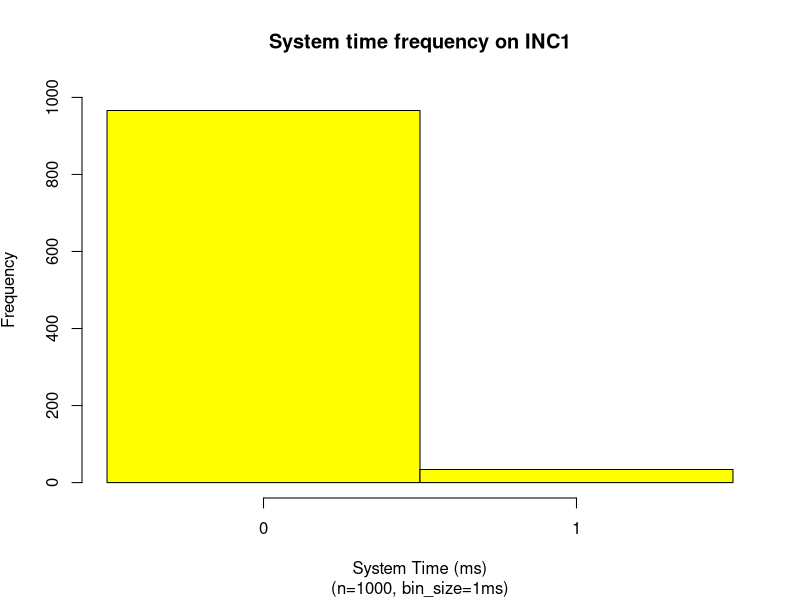
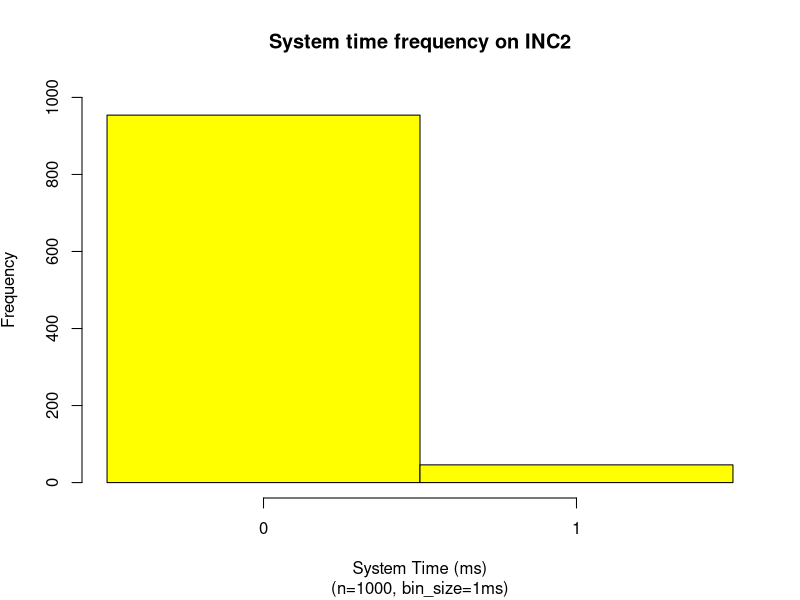
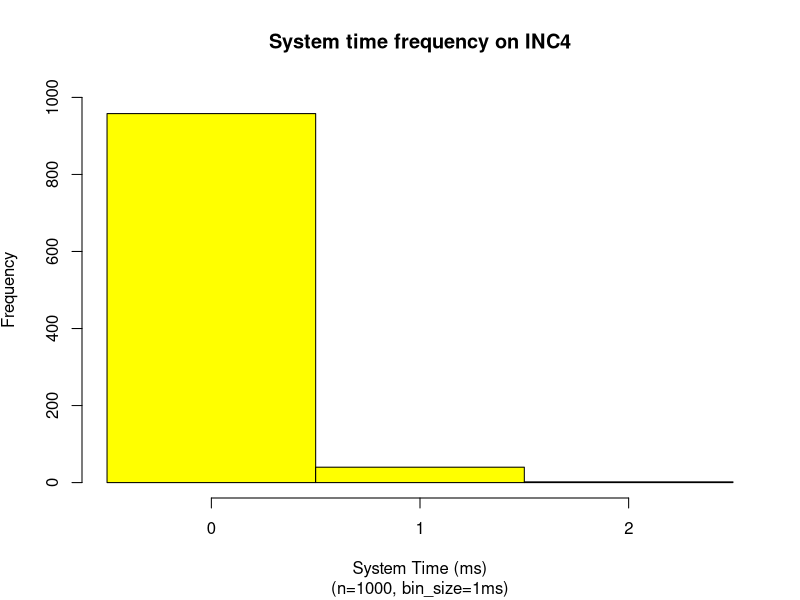
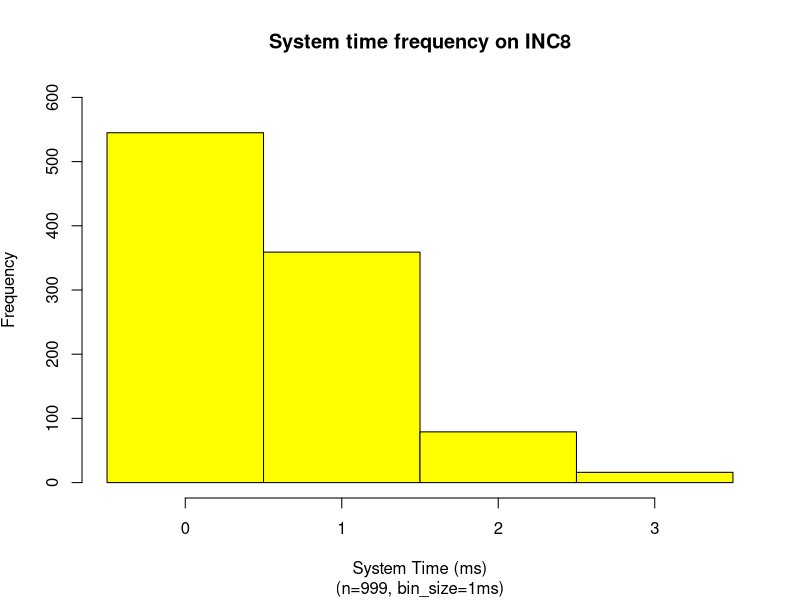
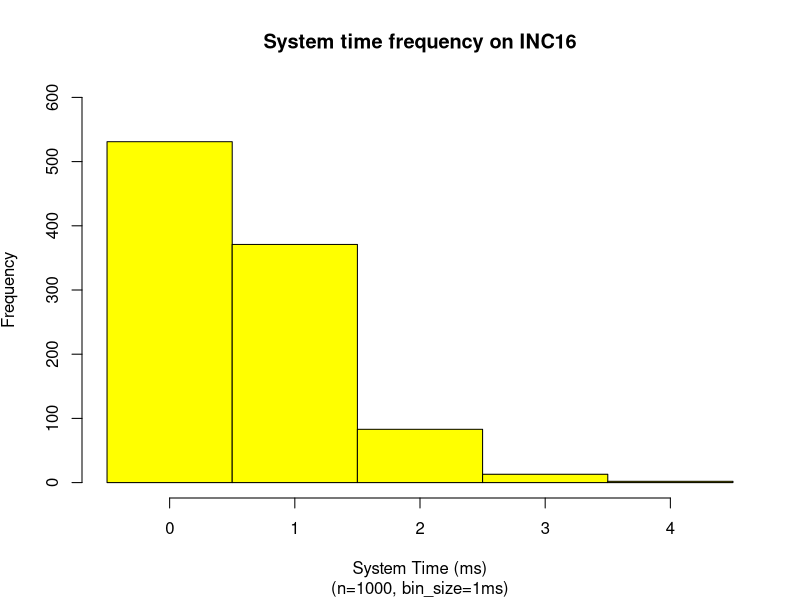
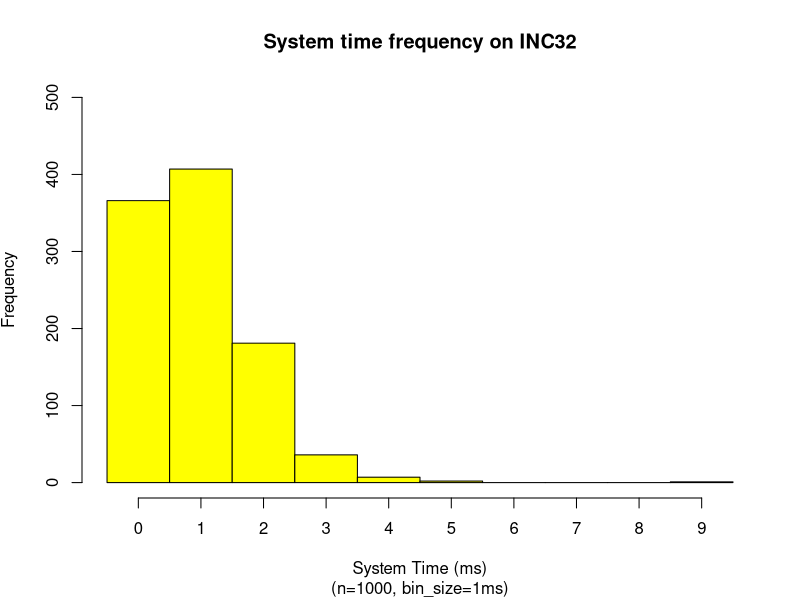
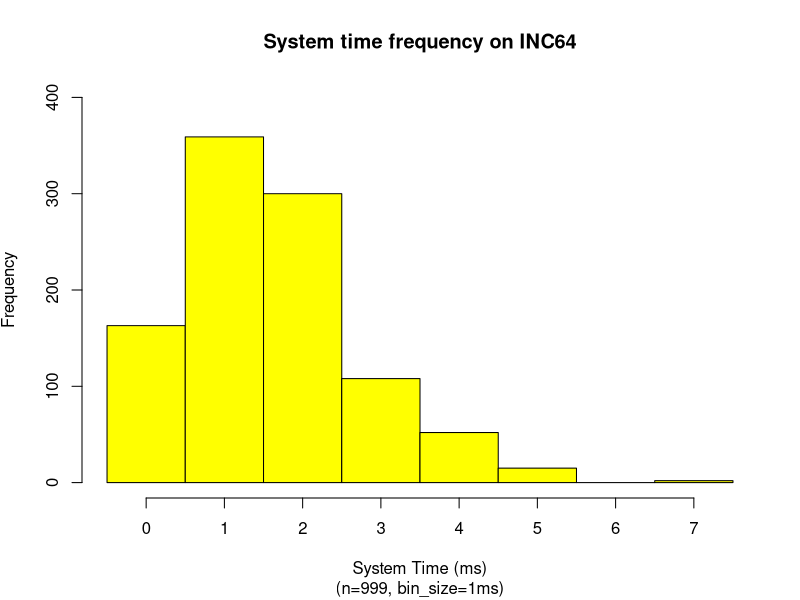
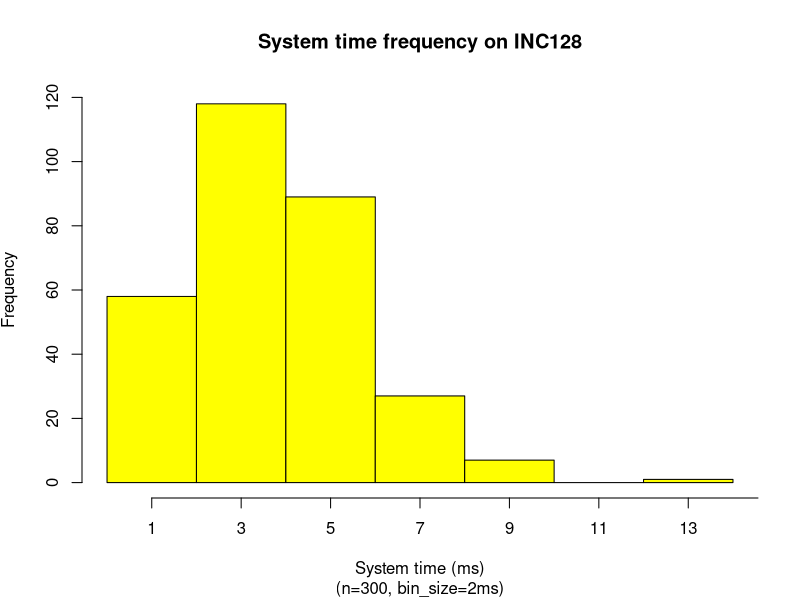

The R source for these figures, in order:
### sodb9
numSamples <- 1000
x = read.csv(file="1_sec.dat",head=TRUE,sep="\t")
x <- subset(x, x$ITERNUM <= numSamples)
setEPS()
postscript("1_sec_st_hist.eps")
binsize=1
xmin <-min(x$S_TIME)
xmax <-max(x$S_TIME)
#x = subset(x, x$S_TIME >= x_dn & x$S_TIME <= x_up)
nbins <- ceiling((max(x$S_TIME)-min(x$S_TIME)) / binsize)
h = hist(x$S_TIME, right=F, breaks=seq(xmin,xmax+1,1),plot=F)
ymax <- max(h$counts)
ymax <- ceiling(ymax/100)*100
xmin <-min(x$S_TIME)
xmax <-max(x$S_TIME)
plot(h, xaxt='n', axes = TRUE,freq=TRUE,ylim=c(0,ymax), col="yellow",  main='System time frequency on INC1', 
sub=paste("(n=",nrow(x),", bin_size=",binsize,"ms)",sep=""), 
xlab='System Time (ms)', ylab=expression('Frequency'))
axis(side=1,at=h$mids,labels=seq(xmin,xmax,1))
dev.off()

x = read.csv(file="2_sec.dat",head=TRUE,sep="\t")
x <- subset(x, x$ITERNUM <= numSamples)
setEPS()
postscript("2_sec_st_hist.eps")
binsize=1
xmin <-min(x$S_TIME)
xmax <-max(x$S_TIME)
#x = subset(x, x$S_TIME >= x_dn & x$S_TIME <= x_up)
nbins <- ceiling((max(x$S_TIME)-min(x$S_TIME)) / binsize)
h = hist(x$S_TIME, right=F, breaks=seq(xmin,xmax+1,1),plot=F)
ymax <- max(h$counts)
ymax <- ceiling(ymax/100)*100
xmin <-min(x$S_TIME)
xmax <-max(x$S_TIME)
plot(h, xaxt='n', axes = TRUE,freq=TRUE,ylim=c(0,ymax), col="yellow",  main='System time frequency on INC2', 
sub=paste("(n=",nrow(x),", bin_size=",binsize,"ms)",sep=""), 
xlab='System Time (ms)', ylab=expression('Frequency'))
axis(side=1,at=h$mids,labels=seq(xmin,xmax,1))
dev.off()

x = read.csv(file="4_sec.dat",head=TRUE,sep="\t")
x <- subset(x, x$ITERNUM <= numSamples)
setEPS()
postscript("4_sec_st_hist.eps")
binsize=1
xmin <-min(x$S_TIME)
xmax <-max(x$S_TIME)
#x = subset(x, x$S_TIME >= x_dn & x$S_TIME <= x_up)
nbins <- ceiling((max(x$S_TIME)-min(x$S_TIME)) / binsize)
h = hist(x$S_TIME, right=F, breaks=seq(xmin,xmax+1,1),plot=F)
ymax <- max(h$counts)
ymax <- ceiling(ymax/100)*100
xmin <-min(x$S_TIME)
xmax <-max(x$S_TIME)
plot(h, xaxt='n', axes = TRUE,freq=TRUE,ylim=c(0,ymax), col="yellow",  main='System time frequency on INC4', 
sub=paste("(n=",nrow(x),", bin_size=",binsize,"ms)",sep=""), 
xlab='System Time (ms)', ylab=expression('Frequency'))
axis(side=1,at=h$mids,labels=seq(xmin,xmax,1))
dev.off()

x = read.csv(file="8_sec.dat",head=TRUE,sep="\t")
x <- subset(x, x$ITERNUM <= numSamples)
setEPS()
postscript("8_sec_st_hist.eps")
binsize=1
x <- subset(x, x$ITERNUM != 948)
xmin <-min(x$S_TIME)
xmax <-max(x$S_TIME)
#x = subset(x, x$S_TIME >= x_dn & x$S_TIME <= x_up)
nbins <- ceiling((max(x$S_TIME)-min(x$S_TIME)) / binsize)
h = hist(x$S_TIME, right=F, breaks=seq(xmin,xmax+1,1),plot=F)
ymax <- max(h$counts)
ymax <- ceiling(ymax/100)*100
xmin <-min(x$S_TIME)
xmax <-max(x$S_TIME)
plot(h, xaxt='n', axes = TRUE,freq=TRUE,ylim=c(0,ymax), col="yellow",  main='System time frequency on INC8', 
sub=paste("(n=",nrow(x),", bin_size=",binsize,"ms)",sep=""), 
xlab='System Time (ms)', ylab=expression('Frequency'))
axis(side=1,at=h$mids,labels=seq(xmin,xmax,1))
dev.off()

x = read.csv(file="16_sec.dat",head=TRUE,sep="\t")
x <- subset(x, x$ITERNUM <= numSamples)
setEPS()
postscript("16_sec_st_hist.eps")
binsize=1
xmin <-min(x$S_TIME)
xmax <-max(x$S_TIME)
xmin
xmax
#x = subset(x, x$S_TIME >= x_dn & x$S_TIME <= x_up)
nbins <- ceiling((max(x$S_TIME)-min(x$S_TIME)) / binsize)
h = hist(x$S_TIME, right=F, breaks=seq(xmin,xmax+1,1),plot=F)
ymax <- max(h$counts)
ymax <- ceiling(ymax/100)*100
plot(h, xaxt='n', axes = TRUE,freq=TRUE,ylim=c(0,ymax), col="yellow",  main='System time frequency on INC16', 
sub=paste("(n=",nrow(x),", bin_size=",binsize,"ms)",sep=""), 
xlab='System Time (ms)', ylab=expression('Frequency'))
axis(side=1,at=h$mids,labels=seq(xmin,xmax,1))
dev.off()

x = read.csv(file="32_sec.dat",head=TRUE,sep="\t")
x <- subset(x, x$ITERNUM <= numSamples)
setEPS()
postscript("32_sec_st_hist.eps")
binsize=1
xmin <-min(x$S_TIME)
xmax <-max(x$S_TIME)
xmin
xmax
#x = subset(x, x$S_TIME >= x_dn & x$S_TIME <= x_up)
nbins <- ceiling((max(x$S_TIME)-min(x$S_TIME)) / binsize)
h = hist(x$S_TIME, right=F, breaks=seq(xmin,xmax+1,1),plot=F)
ymax <- max(h$counts)
ymax <- ceiling(ymax/100)*100
plot(h, xaxt='n', axes = TRUE,freq=TRUE,ylim=c(0,ymax), col="yellow",  main='System time frequency on INC32', 
sub=paste("(n=",nrow(x),", bin_size=",binsize,"ms)",sep=""), 
xlab='System Time (ms)', ylab=expression('Frequency'))
axis(side=1,at=h$mids,labels=seq(xmin,xmax,1))
dev.off()

x = read.csv(file="64_sec.dat",head=TRUE,sep="\t")
x <- subset(x, x$ITERNUM <= numSamples)
setEPS()
postscript("64_sec_st_hist.eps")
binsize=1
x <- subset(x, x$ITERNUM != 578)
xmin <-min(x$S_TIME)
xmax <-max(x$S_TIME)
xmin
xmax
#x = subset(x, x$S_TIME >= x_dn & x$S_TIME <= x_up)
nbins <- ceiling((max(x$S_TIME)-min(x$S_TIME)) / binsize)
h = hist(x$S_TIME, right=F, breaks=seq(xmin,xmax+1,1),plot=F)
ymax <- max(h$counts)
ymax <- ceiling(ymax/100)*100
plot(h, xaxt='n', axes = TRUE,freq=TRUE,ylim=c(0,ymax), col="yellow",  main='System time frequency on INC64', 
sub=paste("(n=",nrow(x),", bin_size=",binsize,"ms)",sep=""), 
xlab='System Time (ms)', ylab=expression('Frequency'))
axis(side=1,at=h$mids,labels=seq(xmin,xmax,1))
dev.off()

x = read.csv(file="128_sec.dat",head=TRUE,sep="\t")
x <- subset(x, x$ITERNUM <= numSamples)
setEPS()
postscript("128_sec_st_hist.eps")
binsize=2
#x = subset(x, x$S_TIME >= x_dn & x$S_TIME <= x_up)
xmin <-min(x$S_TIME)
xmax <-max(x$S_TIME)
xmin
xmax
nbins <- ceiling((xmax-xmin) / binsize)
h = hist(x$S_TIME, right=F, breaks=seq(xmin,xmax+binsize,binsize),plot=F)
max(h$counts)
ymax <- max(h$counts)
ymax <- ceiling(ymax/100)*100
ymax <- 120
plot(h, xaxt='n', axes = TRUE,freq=TRUE,ylim=c(0,ymax), col="yellow",  main='System time frequency on INC128', 
sub=paste("(n=",nrow(x),", bin_size=",binsize,"ms)",sep=""), 
xlab='System time (ms)', ylab=expression('Frequency'))
axis(side=1,at=seq(min(h$mids),max(h$mids)+binsize,binsize),labels=seq(ceiling(min(h$mids)),ceiling(max(h$mids))+binsize,binsize))
dev.off()

x = read.csv(file="256_sec.dat",head=TRUE,sep="\t")
x <- subset(x, x$ITERNUM <= numSamples)
setEPS()
postscript("256_sec_st_hist.eps")
binsize=2
#x = subset(x, x$S_TIME >= x_dn & x$S_TIME <= x_up)
x <- subset(x, x$ITERNUM != 81)
xmin <-min(x$S_TIME)
xmax <-max(x$S_TIME)
xmin
xmax
nbins <- ceiling((xmax-xmin) / binsize)
h = hist(x$S_TIME, right=F, breaks=seq(xmin,xmax+binsize,binsize),plot=F)
max(h$counts)
ymax <- max(h$counts)
ymax <- ceiling(ymax/100)*100
ymax <- 120
plot(h, xaxt='n', axes = TRUE,freq=TRUE,ylim=c(0,ymax), col="yellow",  main='System time frequency on INC256', 
sub=paste("(n=",nrow(x),", bin_size=",binsize,"ms)",sep=""), 
xlab='System time (ms)', ylab=expression('Frequency'))
axis(side=1,at=seq(min(h$mids),max(h$mids)+binsize,binsize),labels=seq(ceiling(min(h$mids)),ceiling(max(h$mids))+binsize,binsize))
dev.off()

x = read.csv(file="512_sec.dat",head=TRUE,sep="\t")
x <- subset(x, x$ITERNUM <= numSamples)
setEPS()
postscript("512_sec_st_hist.eps")
binsize=2
#x = subset(x, x$S_TIME >= x_dn & x$S_TIME <= x_up)
x <- subset(x, x$ITERNUM != 58 & x$ITERNUM != 226)
xmin <-min(x$S_TIME)
xmax <-max(x$S_TIME)
xmin
xmax
nbins <- ceiling((xmax-xmin) / binsize)
h = hist(x$S_TIME, right=F, breaks=seq(xmin,xmax+binsize,binsize),plot=F)
max(h$counts)
ymax <- max(h$counts)
ymax <- ceiling(ymax/100)*100
ymax <- 80
plot(h, xaxt='n', axes = TRUE,freq=TRUE,ylim=c(0,ymax), col="yellow",  main='System time frequency on INC512', 
sub=paste("(n=",nrow(x),", bin_size=",binsize,"ms)",sep=""), 
xlab='System time (ms)', ylab=expression('Frequency'))
axis(side=1,at=seq(min(h$mids),max(h$mids)+binsize,binsize),labels=seq(ceiling(min(h$mids)),ceiling(max(h$mids))+binsize,binsize))
dev.off()

x = read.csv(file="1024_sec.dat",head=TRUE,sep="\t")
x <- subset(x, x$ITERNUM <= numSamples)
setEPS()
postscript("1024_sec_st_hist.eps")
binsize=2
#x = subset(x, x$S_TIME >= x_dn & x$S_TIME <= x_up)
x <- subset(x, x$ITERNUM != 46 & x$ITERNUM != 130 & x$ITERNUM != 214 & x$ITERNUM != 299)
xmin <-min(x$S_TIME)
xmax <-max(x$S_TIME)
xmin
xmax
nbins <- ceiling((xmax-xmin) / binsize)
h = hist(x$S_TIME, right=F, breaks=seq(xmin,xmax+binsize,binsize),plot=F)
max(h$counts)
ymax <- max(h$counts)
ymax <- ceiling(ymax/100)*100
ymax <- 60
plot(h, xaxt='n', axes = TRUE,freq=TRUE,ylim=c(0,ymax), col="yellow",  main='System time frequency on INC1024', 
sub=paste("(n=",nrow(x),", bin_size=",binsize,"ms)",sep=""), 
xlab='System time (ms)', ylab=expression('Frequency'))
axis(side=1,at=seq(min(h$mids),max(h$mids)+binsize,binsize),labels=seq(ceiling(min(h$mids)),ceiling(max(h$mids))+binsize,binsize))
dev.off()

x = read.csv(file="2048_sec.dat",head=TRUE,sep="\t")
x <- subset(x, x$ITERNUM <= numSamples)
setEPS()
postscript("2048_sec_st_hist.eps")
binsize=2
#x = subset(x, x$S_TIME >= x_dn & x$S_TIME <= x_up)
x <- subset(x, x$ITERNUM != 166)
xmin <-min(x$S_TIME)
xmax <-max(x$S_TIME)
xmin
xmax
nbins <- ceiling((xmax-xmin) / binsize)
h = hist(x$S_TIME, right=F, breaks=seq(xmin,xmax+binsize,binsize),plot=F)
max(h$counts)
ymax <- max(h$counts)
ymax <- ceiling(ymax/100)*100
ymax <- 40
plot(h, xaxt='n', axes = TRUE,freq=TRUE,ylim=c(0,ymax), col="yellow",  main='System time frequency on INC2048', 
sub=paste("(n=",nrow(x),", bin_size=",binsize,"ms)",sep=""), 
xlab='System time (ms)', ylab=expression('Frequency'))
axis(side=1,at=seq(min(h$mids),max(h$mids)+binsize,binsize),labels=seq(ceiling(min(h$mids)),ceiling(max(h$mids))+binsize,binsize))
dev.off()

x = read.csv(file="4096_sec.dat",head=TRUE,sep="\t")
x <- subset(x, x$ITERNUM <= numSamples)
setEPS()
postscript("4096_sec_st_hist.eps")
binsize=2
#x = subset(x, x$S_TIME >= x_dn & x$S_TIME <= x_up)
x <- subset(x, x$ITERNUM != 11 & x$ITERNUM != 32 & x$ITERNUM != 53 & x$ITERNUM != 74 & x$ITERNUM != 95 & x$ITERNUM != 116 & x$ITERNUM != 137 & x$ITERNUM != 158 & x$ITERNUM != 179 & x$ITERNUM != 200 & x$ITERNUM != 221 & x$ITERNUM != 242 & x$ITERNUM != 264) 
xmin <-min(x$S_TIME)
xmax <-max(x$S_TIME)
xmin
xmax
nbins <- ceiling((xmax-xmin) / binsize)
h = hist(x$S_TIME, right=F, breaks=seq(xmin,xmax+binsize,binsize),plot=F)
max(h$counts)
ymax <- max(h$counts)
ymax <- ceiling(ymax/100)*100
ymax <- 50
plot(h, xaxt='n', axes = TRUE,freq=TRUE,ylim=c(0,ymax), col="yellow",  main='System time frequency on INC4096', 
sub=paste("(n=",nrow(x),", bin_size=",binsize,"ms)",sep=""), 
xlab='System time (ms)', ylab=expression('Frequency'))
axis(side=1,at=seq(min(h$mids),max(h$mids)+binsize,binsize),labels=seq(ceiling(min(h$mids)),ceiling(max(h$mids))+binsize,binsize))
dev.off()
